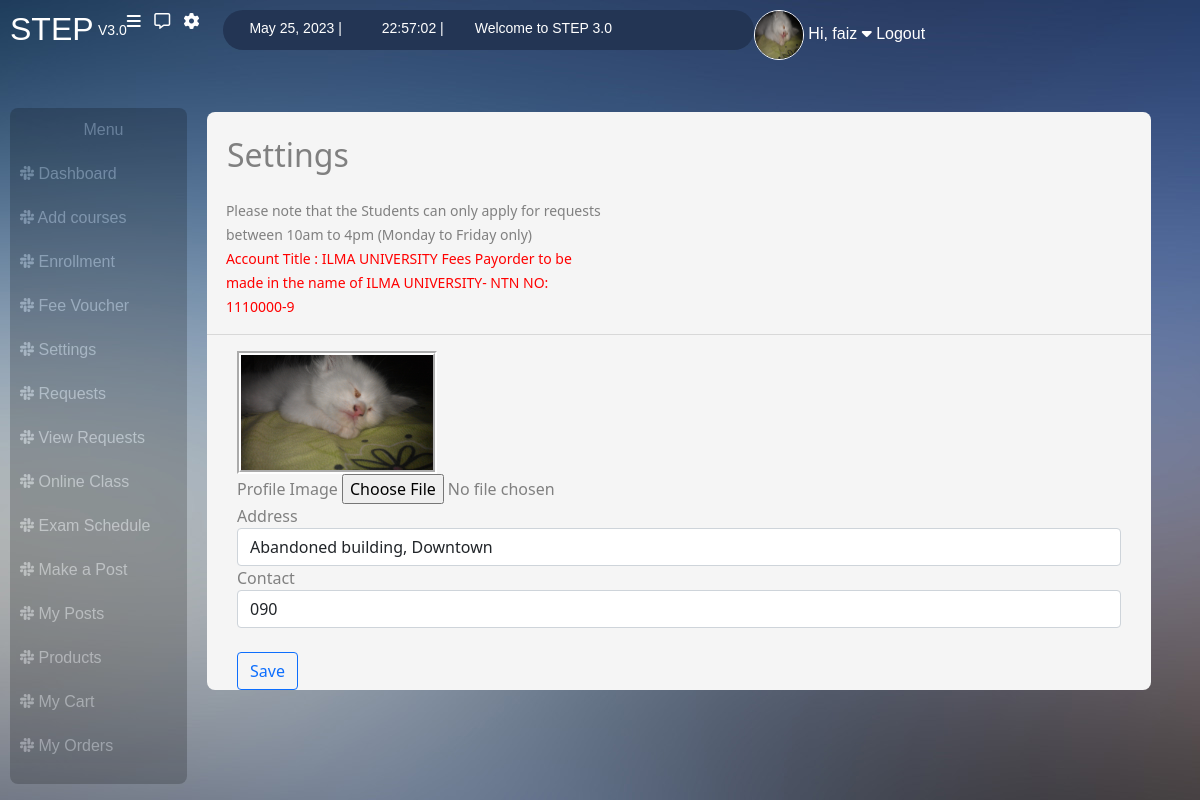
Page /settings/ (signed in) on the committed database.
### users/models.py (models this page shows, shortened)
class UserInfo(models.Model):
    user = models.ForeignKey(User, on_delete=models.CASCADE)
    degree_title = models.CharField(max_length=20, blank=True, default='bscs')
    address = models.CharField(max_length=50)
    profile_img = models.ImageField(upload_to='profile_images', default='blank-profile-picture.png')
    contact = models.CharField(max_length=20)
    is_student = models.BooleanField(blank=False, default=True)
    is_teacher = models.BooleanField(blank=False, default=False)

### users/views.py (the view, shortened to what this page needs)
# urls.py: path("settings/", views.settings, name="settings"),
@login_required(login_url='student_login')
def settings(request):
    user_profile = UserInfo.objects.get(user=request.user)
    if user_profile.is_teacher ==True:
        messages.warning(request, "You are logged in as a teacher and trying to access student's portal")
        return redirect('teacher_dashboard')
    else:
        today = date.today()
        now = datetime.now()
        current_time = now.strftime("%H:%M:%S")
        return render(request, "users/settings.html", {'user_profile':user_profile, 'today':today, 'current_time':current_time})

### users/templates/users/settings.html (shortened to what this page needs)
{% extends "users/base.html" %}
{% block heading %} Settings {% endblock %}
    {% block content %}
                            <form id="settings_form" action="" method="POST" enctype="multipart/form-data">
                                <div class="profile_picture"> <img  src="{{user_profile.profile_img.url}}"></div>
                                <div class="form-group">
                                    <label for=""> Profile Image</label>
                                    <input type="file" name="image"/>
                                </div>
                                <div class="form-group">
                                  <label for="address">Address</label>
                                  <input type="text" class="form-control" name="address" id="address" placeholder="address"  value="{{user_profile.address}}">
                                </div>
                                <div class="form-group">
                                    <label for="contact">Contact</label>
                                    <input type="number" class="form-control" name="contact" id="contact" placeholder="Contact" value="{{user_profile.contact}}">
                                  </div>
                                <br>
                                <button type="submit" class="btn btn-outline-primary">Save</button>
                              </form>
        {% endblock %}

### users/templates/users/base.html (shortened to what this page needs)
{% load static %}
<!DOCTYPE html>
<html lang="en">
<head>
    <link href="https://cdn.jsdelivr.net/npm/bootstrap@5.0.2/dist/css/bootstrap.min.css" rel="stylesheet">
    <link rel="stylesheet" href="{% static 'users/register_style.css' %}">
</head>
<body>
    <div class="box">
        <div class="nav">
            <a href="/dashboard"><h2>STEP </h2></a>  &nbsp;
            <small>  V3.0 </small>
                <a href="#"><i class="fa-solid fa-bars requests"></i></a> &nbsp; &nbsp;
                <a href="/request"><i class="fa-regular fa-message "></i></a> &nbsp; &nbsp;
                <a href="/settings" title="Settings"><i class="fa-solid fa-gear"></i></a>  &nbsp; &nbsp;
                <div class="oval_div">
                    <small> {{today}} |</small>  &nbsp; <small> {{current_time}}  |</small>
                    <small> Welcome to STEP 3.0 </small>
                </div>
                <dv class="profile_div">
                    <a href="/profile/{{user}}">
                        <img class="img-fluid " src="{{ user_profile.profile_img.url }}">
                        <span>Hi, {{user}}</span>
                        <i class="fa-solid fa-caret-down"></i>
                    </a>
                    <a href="/student_logout">Logout</a>
                </dv>
        </div>
                <br>   <br>
            <div class="responsive">
                    <div class="vertical_nav nav">
                        <ul>
                            <li class="text-center">Menu</li>
                            <a href="/dashboard"><li><i class="fa-brands fa-slack"></i>  Dashboard</li></a>
                            <a href="/add_course"><li><i class="fa-brands fa-slack"></i>  Add courses </li></a>
                            <a href="/enrollment"><li><i class="fa-brands fa-slack"></i>  Enrollment </li></a>
                            <a href="/fees"><li><i class="fa-brands fa-slack"></i>  Fee Voucher</li></a>
                            <a href="/settings"><li><i class="fa-brands fa-slack"></i>  Settings</li></a>
                            <a href="/request"><li><i class="fa-brands fa-slack"></i>  Requests</li></a>
                            <a href="/view_requests"><li><i class="fa-brands fa-slack"></i>  View Requests</li></a>
                            <a href="/online_class"><li><i class="fa-brands fa-slack"></i>  Online Class</li></a>
                            <a href="/exam"><li><i class="fa-brands fa-slack"></i>  Exam Schedule</li></a>
                            <a href="/make_post"><li><i class="fa-brands fa-slack"></i> Make a Post</li></a>
                            <a href="/my_posts/{{user.id}}"><li><i class="fa-brands fa-slack"></i> My Posts</li></a>
                            <a href="/all_products"><li><i class="fa-brands fa-slack"></i>  Products</li></a>
                            <a href="/my_cart"><li><i class="fa-brands fa-slack"></i>  My Cart</li></a>
                            <a href="/my_orders"><li><i class="fa-brands fa-slack"></i>  My Orders</li></a>
                        </ul>
                    </div>
                        <br>
                    <div class="right_side_main">
                            <br>
                            <h2 class="main_heading">{% block heading %} Dashboard {% endblock %}</h2>
                            <br><br>
                            <div class="notice">
                                    <small>Please note that the Students can only apply for requests between 10am to 4pm (Monday to Friday only)<br> <span>Account Title : ILMA UNIVERSITY Fees Payorder to be made in the name of ILMA UNIVERSITY- NTN NO: 1110000-9</span></small>
                            </div>
                            <hr>
                                <div class="base_content">
                                    {% block content %}
                                    {% endblock %}
                                </div>
                    </div>
            </div>
    </div>
</body>
</html>

### users/static/users/register_style.css (style rules this page uses)
body { background-image: url("/static/bg.jpg"); }
.box { margin: 10px; }
.nav { color: white; font-family: 'Gill Sans', 'Gill Sans MT', Calibri, 'Trebuchet MS', sans-serif; }
.nav small { margin-top:10px }
.nav a { text-decoration: none; color: inherit; }
.requests { margin-left: 60px; }
.oval_div { background-color: #233554; height: 40px; margin-left: 10px; width: 45%; border-radius: 35px; }
.oval_div small { margin-left: 5%; position: relative; top: 6px; }
.profile_div { margin-left: 20%; }
.profile_div img { height: 50px; width: 50px; border-radius: 50%; border: 1px; border-color: white; border-style: double; }
.vertical_nav { width:15%; height: auto; background-color: black; border-radius: 8px; opacity: 20%; float: left; display: inline; }
.vertical_nav ul { padding: 0; }
.vertical_nav li { color: white; padding-left: 10px; padding-top: 10px; padding-bottom: 10px; text-decoration: none; }
.right_side_main { width: 80%; background-color:whitesmoke; color: gray; height:auto; border-radius: 8px; margin-top: -20px; margin-left: 20px; float: left; vertical-align: top; }
.responsive { overflow: auto; }
.main_heading { color: gray; display: inline; padding-left: 20px; }
.right_side_main small>span { color: red; }
.notice { width: 40%; margin-left: 40%; }
.base_content { margin-left :30px; margin-right: 30px; }
.profile_picture img { border-color: white; border-style: groove; border-width: 4px; max-height: 400px; max-width: 200px; }
@media screen and (max-width: 1250px) and (min-width: 701px) { .profile_div { margin-left: 0%; } }
@media screen and (max-width: 1250px) and (min-width: 701px) { .requests { margin-left: 0%; } }
@media screen and (max-width: 1250px) and (min-width: 701px) { .notice { margin-left: 2%; } }

### rows in the picture
UserInfo: profile_img (picture), address "Abandoned building, Downtown", contact "090"

### other values in the picture
{{ today }} "May 25, 2023"
{{ user }} "faiz"
